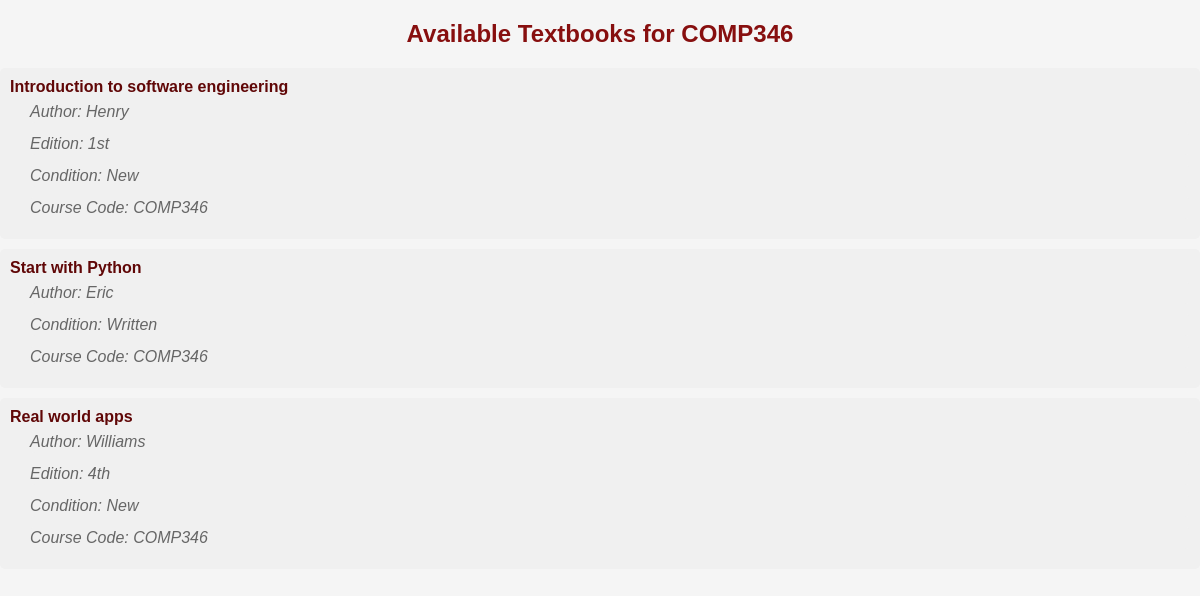
Screenshot of /textbooks/COMP346/ with the database file from the repository.
### textbooks/models.py (models this page shows, shortened)
class Textbook(models.Model):
    title = models.CharField(max_length=100)
    author = models.CharField(max_length=100)
    edition = models.CharField(max_length=100, null=True, blank=True)
    condition_choices= [
        ('new', 'New'),
        ('written', 'Written'),
        ('old','Old')
    ]
    condition = models.CharField(max_length=20, choices=condition_choices)
    course_code = models.CharField(max_length=10)
    availability = models.BooleanField(default=True)

### textbooks/views.py (the view)
# urls.py: path('textbooks/<str:course_code>/', views.textbook_list, name='textbook-list'),
def textbook_list(request, course_code):
    textbooks = Textbook.objects.filter(course_code=course_code, availability=True)
    return render(request, 'textbook_list.html', {'textbooks': textbooks, 'course_code': course_code})

### textbooks/templates/textbook_list.html (shortened to what this page needs)
{% load static %}
<!DOCTYPE html>
<html lang="en">
<head>
    <link rel="stylesheet" href="{% static 'textbook_list_style.css' %}">
</head>
<body>
{% block content %}
<h2>Available Textbooks for {{ course_code }}</h2>
{% if textbooks %}
<ul>
    {% for book in textbooks %}
        <li>
            <strong>{{ book.title }}</strong><br>
            <ul class="details">
                <li> Author: {{ book.author }}</li>
                {% if book.edition %}<li> Edition: {{ book.edition }}</li>{% endif %}
                <li> Condition: {{ book.get_condition_display }}</li>
                <li> Course Code: {{ book.course_code }}</li>
            </ul>
        </li>
        {% endfor %}
</ul>
{% else %}
<p>No textbooks are currently available for this course.</p>
{% endif %}
{% endblock %}
</body>
</html>

### textbooks/static/textbook_list_style.css (style rules this page uses)
body { font-family: 'Arial', sans-serif; background-color: #f5f5f5; margin: 0; padding: 0; }
h2 { text-align: center; color: #870f0f; margin-bottom: 20px; }
ul { list-style: none; padding: 0; }
ul li { background-color: #f0f0f0; margin-bottom: 10px; padding: 10px; border-radius: 5px; transition: background-color 0.3s; }
ul li strong { color: #600707; }
ul.details { margin-top: 5px; margin-left: 20px; list-style: none; }
ul.details li { font-style: italic; color: #666; padding: 2px 0; }

### rows the page displays
Textbook: title "Introduction to software engineering", author "Henry", edition "1st", condition "New", course_code "COMP346"
Textbook: title "Start with Python", author "Eric", condition "Written", course_code "COMP346"
Textbook: title "Real world apps", author "Williams", edition "4th", condition "New", course_code "COMP346"

### other values shown
{{ course_code }} "COMP346"
